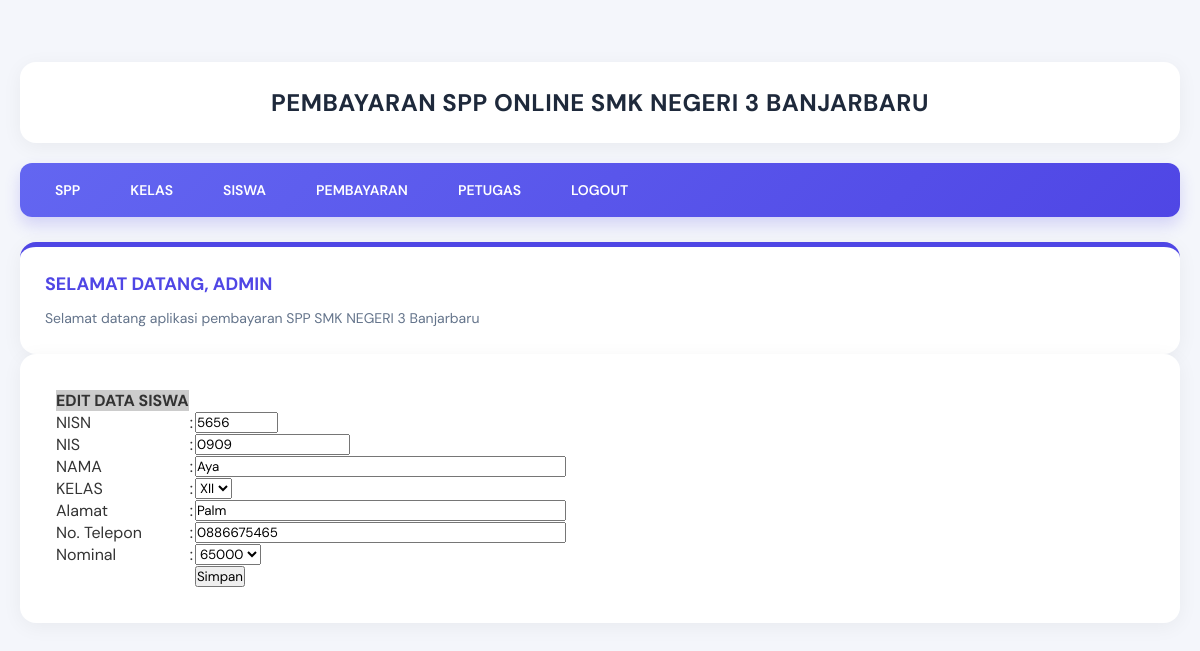
The page /admin/halaman_admin.php?open=edit_siswa&nisn=5656 (signed in) on the database its author committed.
### tables this page shows
CREATE TABLE `siswa` (
  `nisn` varchar(10) NOT NULL,
  `nis` varchar(8) NOT NULL,
  `nama` varchar(35) NOT NULL,
  `id_kelas` varchar(11) NOT NULL,
  `alamat` text NOT NULL,
  `no_telp` varchar(15) NOT NULL,
  `id_spp` varchar(5) NOT NULL,
  `jenis_kelamin` enum('Laki-laki','Perempuan') DEFAULT NULL
);

### admin/edit_siswa.php (the view, shortened to what this page needs)
<?php
include_once "../src/koneksi.php";
$nisn = $_GET['nisn'];
$sql  = mysqli_query($koneksi, "SELECT * FROM siswa WHERE nisn ='$nisn'");
$data = mysqli_fetch_array($sql);
?>
<form action="<?php $_SERVER['PHP_SELF']; ?>" method="post" >
    <table cellspacing="1" cellpadding="3">
        <tr>
            <td bgcolor="#CCCCCC"><strong>EDIT DATA SISWA </strong></td>
        </tr>
        <tr>
            <td>NISN</td>
            <td>:</td>
            <td><input name="nisn" type="text" size="10" maxlength="10" value="<?php echo $data['nisn']; ?>"
            readonly = "true"/></td>
        </tr>
        <tr>
            <td>NIS </td>
            <td>:</td>
            <td><input name="nis" type="text" size="20" maxlength="10" value="<?php echo $data['nis']; ?>" /></td>
        </tr>
        <tr>
            <td>NAMA </td>
            <td>:</td>
            <td><input name="nama" type="text" size="50" maxlength="50" value="<?php echo $data['nama']; ?>" /></td>
        </tr>
        <tr>
            <td>KELAS </td>
            <td>:</td>
            <td>
                <select name="id_kelas">
                    <?php
                    $tampilkanKelas = mysqli_query ($koneksi, "select * from kelas");
                    while ($bacaData = mysqli_fetch_array($tampilkanKelas)){
                        if($bacaData['id_kelas']== $data['id_kelas']){
                            $cek = " selected";
                        }else {
                            $cek = "";}
                        echo "<option value= '$bacaData[id_kelas]' $cek> $bacaData[nama_kelas]</option>";
                    }
                    ?>
                </select>
            </td>
        </tr>
        <tr>
            <td>Alamat </td>
            <td>:</td>
            <td><input name="alamat" type="text" size="50" maxlength="50" value="<?php echo $data['alamat']; ?>" /></td>
        </tr>
        <tr>
            <td>No. Telepon </td>
            <td>:</td>
            <td><input name="no_telp" type="text" size="50" maxlength="50" value="<?php echo $data['no_telp']; ?>" /></td>
        </tr>
        <tr>
            <td>Nominal </td>
            <td>:</td>
            <td>
                <select name="id_spp">
                    <?php
                    $tampilkanSPP = mysqli_query ($koneksi, "select * from spp");
                    while ($bacaData = mysqli_fetch_array($tampilkanSPP)){
                        if($bacaData['id_spp']== $data['id_spp']){
                            $cek = " selected";
                        }else {
                            $cek = "";}
                        echo "<option value= '$bacaData[id_spp]' $cek> $bacaData[nominal]</option>";
                    }
                    ?>
                </select>
            </td>
        </tr>
        <tr>
            <td>&nbsp;</td>
            <td>&nbsp;</td>
            <td><input name="btnSimpan" type="submit" value="Simpan" /></td>
        </tr>
    </table>
</form>

### src/style.css (style rules this page uses)
* { margin: 0; padding: 0; box-sizing: border-box; font-family: 'DM Sans', sans-serif; }
body { background-color: #f4f6fb; color: #333; padding: 20px; min-height: 100vh; }

### rows shown on the page
siswa: nisn "5656", nis "0909", nama "Aya", alamat "Palm", no_telp "0886675465"

### other values the page prints
$_SESSION['username'] "ADMIN"
form field id_kelas "XII"
form field id_spp "65000"
